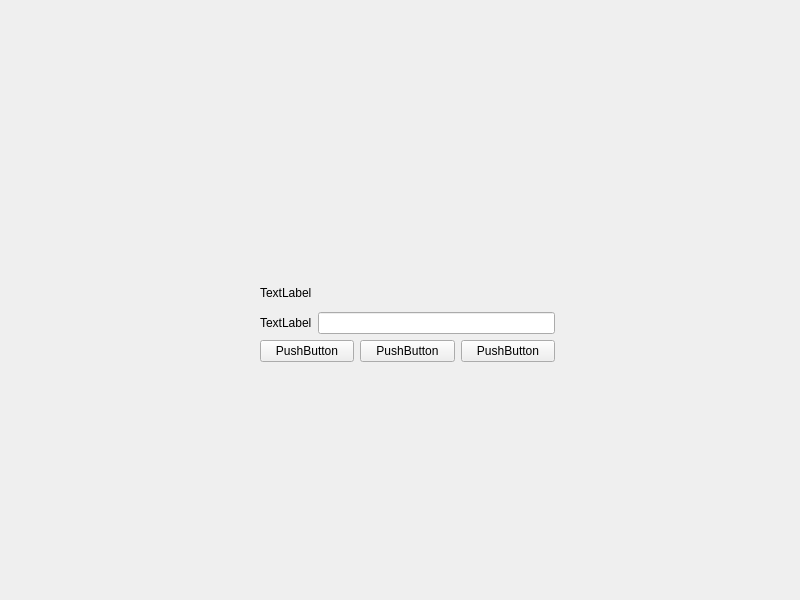
<?xml version="1.0" encoding="UTF-8"?>
<ui version="4.0">
 <class>Widget</class>
 <widget class="QWidget" name="Widget">
  <property name="geometry">
   <rect>
    <x>0</x>
    <y>0</y>
    <width>800</width>
    <height>600</height>
   </rect>
  </property>
  <property name="windowTitle">
   <string>Widget</string>
  </property>
  <widget class="QWidget" name="">
   <property name="geometry">
    <rect>
     <x>260</x>
     <y>280</y>
     <width>295</width>
     <height>82</height>
    </rect>
   </property>
   <layout class="QVBoxLayout" name="verticalLayout">
    <item>
     <widget class="QLabel" name="label_2">
      <property name="text">
       <string>TextLabel</string>
      </property>
     </widget>
    </item>
    <item>
     <layout class="QHBoxLayout" name="horizontalLayout_2">
      <item>
       <widget class="QLabel" name="label">
        <property name="text">
         <string>TextLabel</string>
        </property>
       </widget>
      </item>
      <item>
       <widget class="QLineEdit" name="lineEdit"/>
      </item>
     </layout>
    </item>
    <item>
     <layout class="QHBoxLayout" name="horizontalLayout">
      <item>
       <widget class="QPushButton" name="pushButton">
        <property name="text">
         <string>PushButton</string>
        </property>
       </widget>
      </item>
      <item>
       <widget class="QPushButton" name="pushButton_2">
        <property name="text">
         <string>PushButton</string>
        </property>
       </widget>
      </item>
      <item>
       <widget class="QPushButton" name="pushButton_3">
        <property name="text">
         <string>PushButton</string>
        </property>
       </widget>
      </item>
     </layout>
    </item>
   </layout>
  </widget>
 </widget>
 <resources/>
 <connections/>
</ui>
